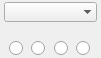
   <widget class="QFrame" name="frmMapType">
    <property name="geometry">
     <rect>
      <x>66</x>
      <y>314</y>
      <width>101</width>
      <height>56</height>
     </rect>
    </property>
    <property name="font">
     <font>
      <pointsize>8</pointsize>
      <weight>75</weight>
      <bold>true</bold>
     </font>
    </property>
    <property name="mouseTracking">
     <bool>true</bool>
    </property>
    <property name="toolTip">
     <string>Map Type</string>
    </property>
    <property name="autoFillBackground">
     <bool>true</bool>
    </property>
    <layout class="QGridLayout" name="gridLayout" rowstretch="0,0,0,0" columnstretch="1,0,1,0,1,0,1,0,1">
     <property name="leftMargin">
      <number>4</number>
     </property>
     <property name="topMargin">
      <number>2</number>
     </property>
     <property name="rightMargin">
      <number>4</number>
     </property>
     <property name="bottomMargin">
      <number>2</number>
     </property>
     <property name="spacing">
      <number>1</number>
     </property>
     <item row="3" column="3">
      <widget class="QRadioButton" name="rbtMode2">
       <property name="minimumSize">
        <size>
         <width>16</width>
         <height>16</height>
        </size>
       </property>
       <property name="maximumSize">
        <size>
         <width>16</width>
         <height>16</height>
        </size>
       </property>
       <property name="toolTip">
        <string notr="true"/>
       </property>
       <property name="text">
        <string notr="true"/>
       </property>
       <property name="autoExclusive">
        <bool>true</bool>
       </property>
      </widget>
     </item>
     <item row="2" column="7">
      <widget class="QLabel" name="lblType4">
       <property name="minimumSize">
        <size>
         <width>16</width>
         <height>16</height>
        </size>
       </property>
       <property name="maximumSize">
        <size>
         <width>16</width>
         <height>16</height>
        </size>
       </property>
       <property name="lineWidth">
        <number>1</number>
       </property>
       <property name="text">
        <string notr="true"/>
       </property>
      </widget>
     </item>
     <item row="1" column="1" colspan="7">
      <spacer name="verticalSpacer">
       <property name="orientation">
        <enum>Qt::Vertical</enum>
       </property>
       <property name="sizeHint" stdset="0">
        <size>
         <width>20</width>
         <height>40</height>
        </size>
       </property>
      </spacer>
     </item>
     <item row="2" column="4" rowspan="2">
      <spacer name="horizontalSpacer_2">
       <property name="orientation">
        <enum>Qt::Horizontal</enum>
       </property>
       <property name="sizeHint" stdset="0">
        <size>
         <width>40</width>
         <height>20</height>
        </size>
       </property>
      </spacer>
     </item>
     <item row="2" column="5">
      <widget class="QLabel" name="lblType3">
       <property name="minimumSize">
        <size>
         <width>16</width>
         <height>16</height>
        </size>
       </property>
       <property name="maximumSize">
        <size>
         <width>16</width>
         <height>16</height>
        </size>
       </property>
       <property name="text">
        <string notr="true"/>
       </property>
      </widget>
     </item>
     <item row="3" column="1">
      <widget class="QRadioButton" name="rbtMode1">
       <property name="minimumSize">
        <size>
         <width>16</width>
         <height>16</height>
        </size>
       </property>
       <property name="maximumSize">
        <size>
         <width>16</width>
         <height>16</height>
        </size>
       </property>
       <property name="toolTip">
        <string notr="true"/>
       </property>
       <property name="text">
        <string notr="true"/>
       </property>
       <property name="autoExclusive">
        <bool>true</bool>
       </property>
      </widget>
     </item>
     <item row="2" column="2" rowspan="2">
      <spacer name="horizontalSpacer">
       <property name="orientation">
        <enum>Qt::Horizontal</enum>
       </property>
       <property name="sizeHint" stdset="0">
        <size>
         <width>40</width>
         <height>20</height>
        </size>
       </property>
      </spacer>
     </item>
     <item row="2" column="6" rowspan="2">
      <spacer name="horizontalSpacer_3">
       <property name="orientation">
        <enum>Qt::Horizontal</enum>
       </property>
       <property name="sizeHint" stdset="0">
        <size>
         <width>40</width>
         <height>20</height>
        </size>
       </property>
      </spacer>
     </item>
     <item row="3" column="5">
      <widget class="QRadioButton" name="rbtMode3">
       <property name="minimumSize">
        <size>
         <width>16</width>
         <height>16</height>
        </size>
       </property>
       <property name="maximumSize">
        <size>
         <width>16</width>
         <height>16</height>
        </size>
       </property>
       <property name="toolTip">
        <string notr="true"/>
       </property>
       <property name="text">
        <string notr="true"/>
       </property>
       <property name="autoExclusive">
        <bool>true</bool>
       </property>
      </widget>
     </item>
     <item row="3" column="7">
      <widget class="QRadioButton" name="rbtMode4">
       <property name="minimumSize">
        <size>
         <width>16</width>
         <height>16</height>
        </size>
       </property>
       <property name="maximumSize">
        <size>
         <width>16</width>
         <height>16</height>
        </size>
       </property>
       <property name="toolTip">
        <string notr="true"/>
       </property>
       <property name="text">
        <string notr="true"/>
       </property>
       <property name="autoExclusive">
        <bool>true</bool>
       </property>
      </widget>
     </item>
     <item row="2" column="1">
      <widget class="QLabel" name="lblType1">
       <property name="minimumSize">
        <size>
         <width>16</width>
         <height>16</height>
        </size>
       </property>
       <property name="maximumSize">
        <size>
         <width>16</width>
         <height>16</height>
        </size>
       </property>
       <property name="text">
        <string notr="true"/>
       </property>
      </widget>
     </item>
     <item row="2" column="3">
      <widget class="QLabel" name="lblType2">
       <property name="minimumSize">
        <size>
         <width>16</width>
         <height>16</height>
        </size>
       </property>
       <property name="maximumSize">
        <size>
         <width>16</width>
         <height>16</height>
        </size>
       </property>
       <property name="text">
        <string notr="true"/>
       </property>
      </widget>
     </item>
     <item row="0" column="0" colspan="9">
      <widget class="QComboBox" name="cmbMapSource">
       <property name="sizePolicy">
        <sizepolicy hsizetype="MinimumExpanding" vsizetype="Fixed">
         <horstretch>1</horstretch>
         <verstretch>0</verstretch>
        </sizepolicy>
       </property>
       <property name="maxVisibleItems">
        <number>20</number>
       </property>
       <property name="sizeAdjustPolicy">
        <enum>QComboBox::AdjustToContents</enum>
       </property>
       <property name="frame">
        <bool>false</bool>
       </property>
      </widget>
     </item>
     <item row="2" column="8" rowspan="2">
      <spacer name="horizontalSpacer_5">
       <property name="orientation">
        <enum>Qt::Horizontal</enum>
       </property>
       <property name="sizeHint" stdset="0">
        <size>
         <width>40</width>
         <height>20</height>
        </size>
       </property>
      </spacer>
     </item>
     <item row="2" column="0" rowspan="2">
      <spacer name="horizontalSpacer_4">
       <property name="orientation">
        <enum>Qt::Horizontal</enum>
       </property>
       <property name="sizeHint" stdset="0">
        <size>
         <width>40</width>
         <height>20</height>
        </size>
       </property>
      </spacer>
     </item>
    </layout>
   </widget>
